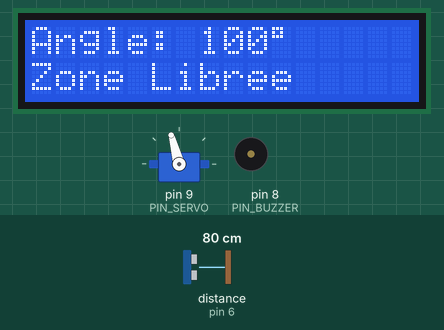
This program was run on a simulated Arduino Uno, built with avr-gcc and run on an emulated ATmega328P. On the bench: servo, 16×2 character LCD, buzzer (waves = sounding). Wiring (inferred from the names in the program): ultrasonic range finder: trigger pin 7; echo pin 6. Inputs (shaded band) come from the test bench; at power-on: distance to the obstacle (sensor on pin 6) 80 cm. The echo pulse lasts 58.3 µs per cm.

Above: at 3.27 s.
3.3 s: distance to the obstacle (sensor on pin 6) set to 18 cm
4.9 s: distance to the obstacle (sensor on pin 6) set to 13 cm
At 6.0 s:
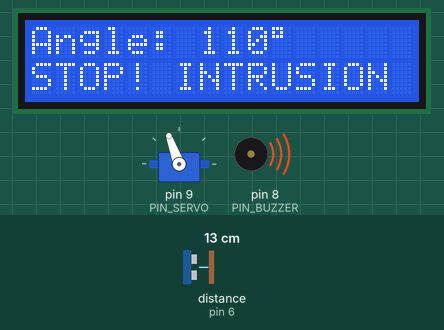
6.4 s: distance to the obstacle (sensor on pin 6) set to 250 cm
At 6.67 s:
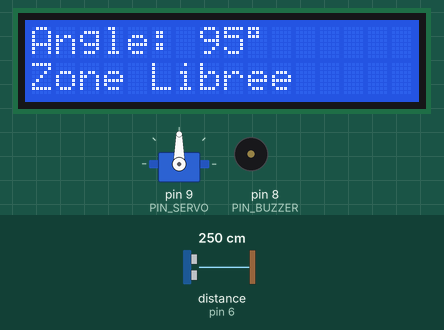
8.3 s: distance to the obstacle (sensor on pin 6) set to 2 cm
At 8.6 s:
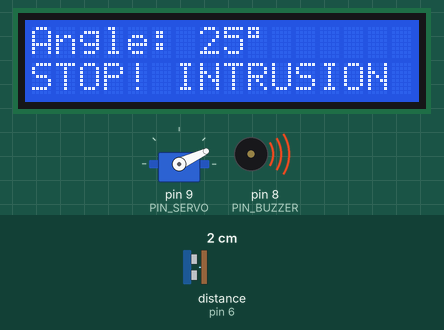
Timing chart, 0 to 10.8 s (numbered marks = the images above; inputs shaded):
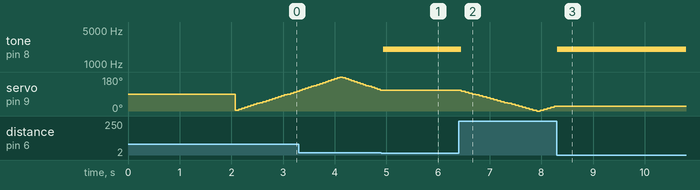

Measured:
- the behaviour switches between 16 and 15 cm on distance to the obstacle (sensor on pin 6) (found by bisection; images 0 and 1)
- after the input at 4.9 s, tone on pin 8 (PIN_BUZZER): silent → 2000 Hz at once; servo on pin 9 (PIN_SERVO): stops changing and stays 110°; the display: changes at once (image 1)
- after the input at 6.4 s, tone on pin 8 (PIN_BUZZER): 2000 Hz → silent after 0.05 s; the display: first changes after 0.05 s (image 2 shows a later state)
- after the input at 8.3 s, tone on pin 8 (PIN_BUZZER): silent → 2000 Hz at once; servo on pin 9 (PIN_SERVO): stays 25° (without the input it goes to 30° after 0.02 s); the display: changes at once (image 3)
- by itself, servo on pin 9 (PIN_SERVO): rises from 105° to 180° in 0.78 s, then falls to 110° in 0.78 s

The program:

main.cpp
```cpp
#include <Arduino.h>
#include <Servo.h>
#include <LiquidCrystal.h>

// Initialisation du LCD 16 broches (pins A0 à A5)
LiquidCrystal lcd(A0, A1, A2, A3, A4, A5);

// Configuration des pins
const uint8_t PIN_TRIG   = 7;
const uint8_t PIN_ECHO   = 6;
const uint8_t PIN_SERVO  = 9;
const uint8_t PIN_BUZZER = 8;

Servo monServo;

int currentAngle = 0;
int step = 5; // Pas d'avancement de l'angle

float mesurerDistance() {
    digitalWrite(PIN_TRIG, LOW);
    delayMicroseconds(2);
    digitalWrite(PIN_TRIG, HIGH);
    delayMicroseconds(10);
    digitalWrite(PIN_TRIG, LOW);

    unsigned long duree = pulseIn(PIN_ECHO, HIGH, 30000UL);
    if (duree == 0) return -1.0;

    return (duree * 0.0343) / 2.0;
}

void setup() {
    pinMode(PIN_TRIG, OUTPUT);
    pinMode(PIN_ECHO, INPUT);
    pinMode(PIN_BUZZER, OUTPUT);

    monServo.attach(PIN_SERVO);

    lcd.begin(16, 2);
    lcd.setCursor(0, 0);
    lcd.print("   RADAR INTRUSION   ");
    lcd.setCursor(0, 1);
    lcd.print("   INITIALISATION    ");
    delay(2000);
    lcd.clear();
}

void loop() {
    // 1. Prendre la mesure de distance
    float distance = mesurerDistance();

    // 2. Vérifier si un obstacle est trop près (moins de 15 cm)
    bool obstacleDetecte = (distance > 0 && distance < 15.0);

    // 3. Affichage sur l'écran LCD
    lcd.setCursor(0, 0);
    lcd.print("Angle: ");
    lcd.print(currentAngle);
    lcd.print((char)223);
    lcd.print("   ");

    lcd.setCursor(0, 1);
    if (obstacleDetecte) {
        lcd.print("STOP! INTRUSION ");
        tone(PIN_BUZZER, 2000, 80); // Alarme sonore
    } else {
        lcd.print("Zone Libree    ");
        noTone(PIN_BUZZER);
    }

    // 4. Gestion du Mouvement : On ne fait tourner le servo QUE SI la zone est libre
    if (!obstacleDetecte) {
        currentAngle += step;

        // Inverser le sens du balayage aux extrémités
        if (currentAngle >= 180) {
            currentAngle = 180;
            step = -5;
        } else if (currentAngle <= 0) {
            currentAngle = 0;
            step = 5;
        }

        monServo.write(currentAngle);
    }

    delay(50); // Pause entre chaque pas
}
```
